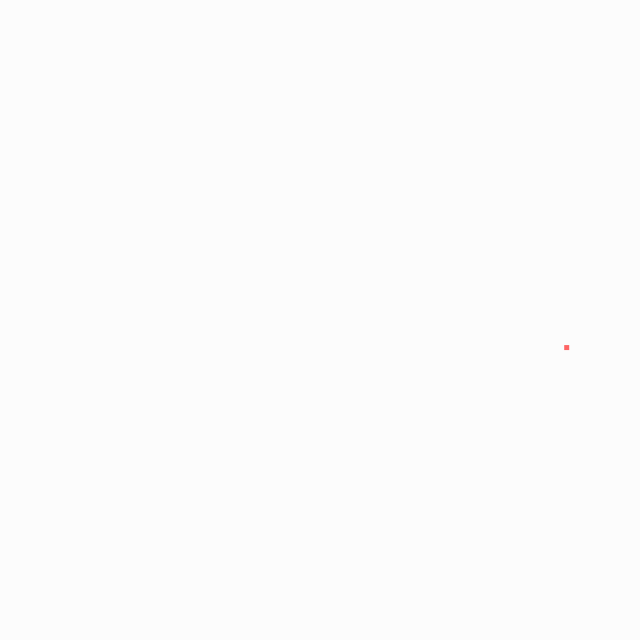
Frame 1 (no input)
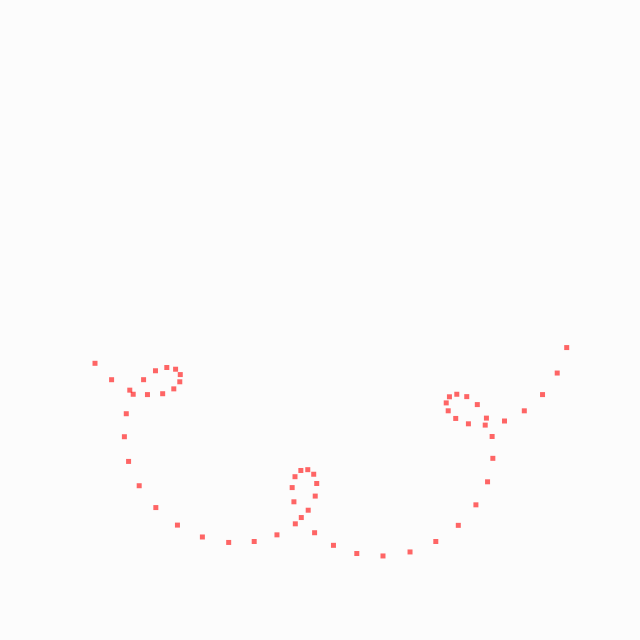
Frame 60 (the mouse pressed at the canvas centre just before this capture)
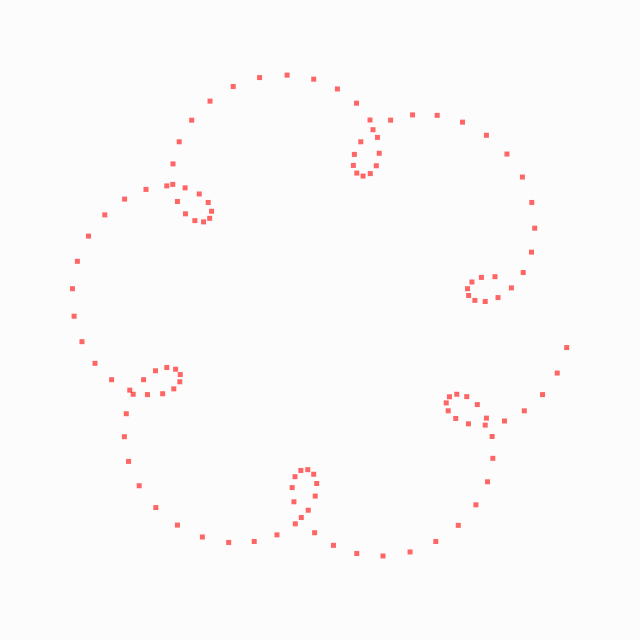
Frame 120 (the mouse held since frame 60 and released just before this capture)

The Processing sketch that drew these frames (run headless with seeded random() and noise(); from frame 60 on, the mouse is pressed at the canvas centre):

// Processing sketch: sketch_053
// ── sketch_053.pde
float X, Y;
float Cx, Cy;
float Ang1, Ang2;
float R1, R2;
float Rot1,Rot2;

void setup() {
    size(640, 640);
    colorMode(HSB, 100);
    background(99);
    noStroke();
    rectMode(CENTER);
    frameRate(30);
    
    Cx = width/2;
    Cy = height/2;
    Ang1 = Ang2 = 0;
    R1= 200;
    R2 = 50;
    Rot1 = 3;
    Rot2 = 20;
}

void draw() {
    //fadeToWhite();
    
    Ang1 += Rot1;
    Ang2 += Rot2;
    
    float rx = Cx + (R1 * cos(radians(Ang1)));
    float ry = Cy + (R1 * sin(radians(Ang1)));
    //X = Cx + (R1 * cos(radians(Ang1)));
    //Y = Cy + (R1 * sin(radians(Ang1)));
    X = rx + (R2 * cos(radians(Ang2)));
    Y = ry + (R2 * sin(radians(Ang2)));

    println(rx, ry);
    //println(X, Y);
    
    fill(0, 100, 100, 60);
    rect(X, Y, 5, 5);
}

void fadeToWhite(){
    noStroke();
    fill(99, 30);
    rectMode(CORNER);
    rect(0, 0, width, height);
}

color randomRGBColor(){
    color c = color(random(256), random(256), random(256));
    return c;
}

void keyTyped() {
    if (key == 's' || key == 'S') {
        save("screen.png");
    }
}
